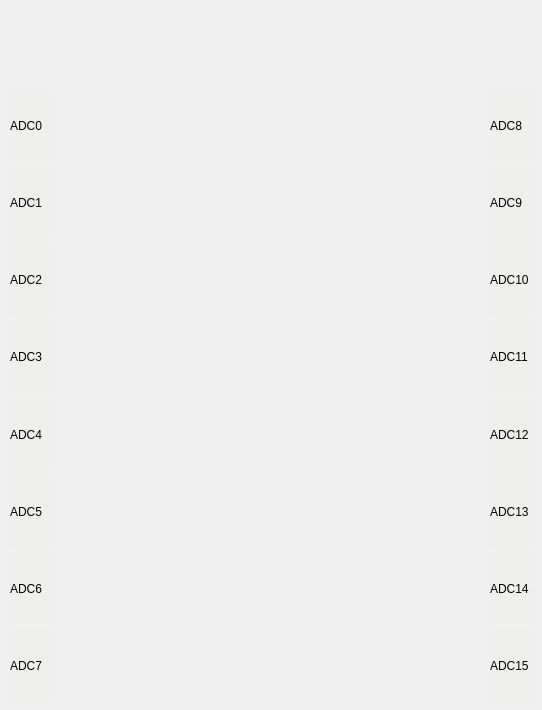
         <widget class="QWidget" name="sysref_count_tab_2">
          <attribute name="title">
           <string>sysref counter</string>
          </attribute>
          <widget class="QWidget" name="layoutWidget_11">
           <property name="geometry">
            <rect>
             <x>490</x>
             <y>90</y>
             <width>43</width>
             <height>611</height>
            </rect>
           </property>
           <layout class="QVBoxLayout" name="verticalLayout_18">
            <item>
             <widget class="QLabel" name="label_adc8_8">
              <property name="maximumSize">
               <size>
                <width>16777215</width>
                <height>16777215</height>
               </size>
              </property>
              <property name="layoutDirection">
               <enum>Qt::LeftToRight</enum>
              </property>
              <property name="styleSheet">
               <string notr="true">background-color: rgb(238, 238, 236);</string>
              </property>
              <property name="text">
               <string>ADC8</string>
              </property>
              <property name="alignment">
               <set>Qt::AlignLeading|Qt::AlignLeft|Qt::AlignVCenter</set>
              </property>
             </widget>
            </item>
            <item>
             <widget class="QLabel" name="label_adc9_8">
              <property name="maximumSize">
               <size>
                <width>16777215</width>
                <height>16777215</height>
               </size>
              </property>
              <property name="layoutDirection">
               <enum>Qt::LeftToRight</enum>
              </property>
              <property name="styleSheet">
               <string notr="true">background-color: rgb(238, 238, 236);</string>
              </property>
              <property name="text">
               <string>ADC9</string>
              </property>
              <property name="alignment">
               <set>Qt::AlignLeading|Qt::AlignLeft|Qt::AlignVCenter</set>
              </property>
             </widget>
            </item>
            <item>
             <widget class="QLabel" name="label_adc10_8">
              <property name="maximumSize">
               <size>
                <width>16777215</width>
                <height>16777215</height>
               </size>
              </property>
              <property name="layoutDirection">
               <enum>Qt::LeftToRight</enum>
              </property>
              <property name="styleSheet">
               <string notr="true">background-color: rgb(238, 238, 236);</string>
              </property>
              <property name="text">
               <string>ADC10</string>
              </property>
              <property name="alignment">
               <set>Qt::AlignLeading|Qt::AlignLeft|Qt::AlignVCenter</set>
              </property>
             </widget>
            </item>
            <item>
             <widget class="QLabel" name="label_adc11_8">
              <property name="maximumSize">
               <size>
                <width>16777215</width>
                <height>16777215</height>
               </size>
              </property>
              <property name="layoutDirection">
               <enum>Qt::LeftToRight</enum>
              </property>
              <property name="styleSheet">
               <string notr="true">background-color: rgb(238, 238, 236);</string>
              </property>
              <property name="text">
               <string>ADC11</string>
              </property>
              <property name="alignment">
               <set>Qt::AlignLeading|Qt::AlignLeft|Qt::AlignVCenter</set>
              </property>
             </widget>
            </item>
            <item>
             <widget class="QLabel" name="label_adc12_8">
              <property name="maximumSize">
               <size>
                <width>16777215</width>
                <height>16777215</height>
               </size>
              </property>
              <property name="layoutDirection">
               <enum>Qt::LeftToRight</enum>
              </property>
              <property name="styleSheet">
               <string notr="true">background-color: rgb(238, 238, 236);</string>
              </property>
              <property name="text">
               <string>ADC12</string>
              </property>
              <property name="alignment">
               <set>Qt::AlignLeading|Qt::AlignLeft|Qt::AlignVCenter</set>
              </property>
             </widget>
            </item>
            <item>
             <widget class="QLabel" name="label_adc13_8">
              <property name="maximumSize">
               <size>
                <width>16777215</width>
                <height>16777215</height>
               </size>
              </property>
              <property name="layoutDirection">
               <enum>Qt::LeftToRight</enum>
              </property>
              <property name="styleSheet">
               <string notr="true">background-color: rgb(238, 238, 236);</string>
              </property>
              <property name="text">
               <string>ADC13</string>
              </property>
              <property name="alignment">
               <set>Qt::AlignLeading|Qt::AlignLeft|Qt::AlignVCenter</set>
              </property>
             </widget>
            </item>
            <item>
             <widget class="QLabel" name="label_adc14_8">
              <property name="maximumSize">
               <size>
                <width>16777215</width>
                <height>16777215</height>
               </size>
              </property>
              <property name="layoutDirection">
               <enum>Qt::LeftToRight</enum>
              </property>
              <property name="styleSheet">
               <string notr="true">background-color: rgb(238, 238, 236);</string>
              </property>
              <property name="text">
               <string>ADC14</string>
              </property>
              <property name="alignment">
               <set>Qt::AlignLeading|Qt::AlignLeft|Qt::AlignVCenter</set>
              </property>
             </widget>
            </item>
            <item>
             <widget class="QLabel" name="label_adc15_8">
              <property name="maximumSize">
               <size>
                <width>16777215</width>
                <height>16777215</height>
               </size>
              </property>
              <property name="layoutDirection">
               <enum>Qt::LeftToRight</enum>
              </property>
              <property name="styleSheet">
               <string notr="true">background-color: rgb(238, 238, 236);</string>
              </property>
              <property name="text">
               <string>ADC15</string>
              </property>
              <property name="alignment">
               <set>Qt::AlignLeading|Qt::AlignLeft|Qt::AlignVCenter</set>
              </property>
             </widget>
            </item>
           </layout>
          </widget>
          <widget class="QWidget" name="layoutWidget_12">
           <property name="geometry">
            <rect>
             <x>10</x>
             <y>90</y>
             <width>41</width>
             <height>611</height>
            </rect>
           </property>
           <layout class="QVBoxLayout" name="verticalLayout_19">
            <item>
             <widget class="QLabel" name="label_adc0_8">
              <property name="maximumSize">
               <size>
                <width>16777215</width>
                <height>16777215</height>
               </size>
              </property>
              <property name="layoutDirection">
               <enum>Qt::LeftToRight</enum>
              </property>
              <property name="styleSheet">
               <string notr="true">background-color: rgb(238, 238, 236);</string>
              </property>
              <property name="text">
               <string>ADC0</string>
              </property>
              <property name="alignment">
               <set>Qt::AlignLeading|Qt::AlignLeft|Qt::AlignVCenter</set>
              </property>
             </widget>
            </item>
            <item>
             <widget class="QLabel" name="label_adc1_8">
              <property name="maximumSize">
               <size>
                <width>16777215</width>
                <height>16777215</height>
               </size>
              </property>
              <property name="layoutDirection">
               <enum>Qt::LeftToRight</enum>
              </property>
              <property name="styleSheet">
               <string notr="true">background-color: rgb(238, 238, 236);</string>
              </property>
              <property name="text">
               <string>ADC1</string>
              </property>
              <property name="alignment">
               <set>Qt::AlignLeading|Qt::AlignLeft|Qt::AlignVCenter</set>
              </property>
             </widget>
            </item>
            <item>
             <widget class="QLabel" name="label_adc2_8">
              <property name="maximumSize">
               <size>
                <width>16777215</width>
                <height>16777215</height>
               </size>
              </property>
              <property name="layoutDirection">
               <enum>Qt::LeftToRight</enum>
              </property>
              <property name="styleSheet">
               <string notr="true">background-color: rgb(238, 238, 236);</string>
              </property>
              <property name="text">
               <string>ADC2</string>
              </property>
              <property name="alignment">
               <set>Qt::AlignLeading|Qt::AlignLeft|Qt::AlignVCenter</set>
              </property>
             </widget>
            </item>
            <item>
             <widget class="QLabel" name="label_adc3_8">
              <property name="maximumSize">
               <size>
                <width>16777215</width>
                <height>16777215</height>
               </size>
              </property>
              <property name="layoutDirection">
               <enum>Qt::LeftToRight</enum>
              </property>
              <property name="styleSheet">
               <string notr="true">background-color: rgb(238, 238, 236);</string>
              </property>
              <property name="text">
               <string>ADC3</string>
              </property>
              <property name="alignment">
               <set>Qt::AlignLeading|Qt::AlignLeft|Qt::AlignVCenter</set>
              </property>
             </widget>
            </item>
            <item>
             <widget class="QLabel" name="label_adc4_8">
              <property name="maximumSize">
               <size>
                <width>16777215</width>
                <height>16777215</height>
               </size>
              </property>
              <property name="layoutDirection">
               <enum>Qt::LeftToRight</enum>
              </property>
              <property name="styleSheet">
               <string notr="true">background-color: rgb(238, 238, 236);</string>
              </property>
              <property name="text">
               <string>ADC4</string>
              </property>
              <property name="alignment">
               <set>Qt::AlignLeading|Qt::AlignLeft|Qt::AlignVCenter</set>
              </property>
             </widget>
            </item>
            <item>
             <widget class="QLabel" name="label_adc5_8">
              <property name="maximumSize">
               <size>
                <width>16777215</width>
                <height>16777215</height>
               </size>
              </property>
              <property name="layoutDirection">
               <enum>Qt::LeftToRight</enum>
              </property>
              <property name="styleSheet">
               <string notr="true">background-color: rgb(238, 238, 236);</string>
              </property>
              <property name="text">
               <string>ADC5</string>
              </property>
              <property name="alignment">
               <set>Qt::AlignLeading|Qt::AlignLeft|Qt::AlignVCenter</set>
              </property>
             </widget>
            </item>
            <item>
             <widget class="QLabel" name="label_adc6_8">
              <property name="maximumSize">
               <size>
                <width>16777215</width>
                <height>16777215</height>
               </size>
              </property>
              <property name="layoutDirection">
               <enum>Qt::LeftToRight</enum>
              </property>
              <property name="styleSheet">
               <string notr="true">background-color: rgb(238, 238, 236);</string>
              </property>
              <property name="text">
               <string>ADC6</string>
              </property>
              <property name="alignment">
               <set>Qt::AlignLeading|Qt::AlignLeft|Qt::AlignVCenter</set>
              </property>
             </widget>
            </item>
            <item>
             <widget class="QLabel" name="label_adc7_8">
              <property name="maximumSize">
               <size>
                <width>16777215</width>
                <height>16777215</height>
               </size>
              </property>
              <property name="layoutDirection">
               <enum>Qt::LeftToRight</enum>
              </property>
              <property name="styleSheet">
               <string notr="true">background-color: rgb(238, 238, 236);</string>
              </property>
              <property name="text">
               <string>ADC7</string>
              </property>
              <property name="alignment">
               <set>Qt::AlignLeading|Qt::AlignLeft|Qt::AlignVCenter</set>
              </property>
             </widget>
            </item>
           </layout>
          </widget>
         </widget>
